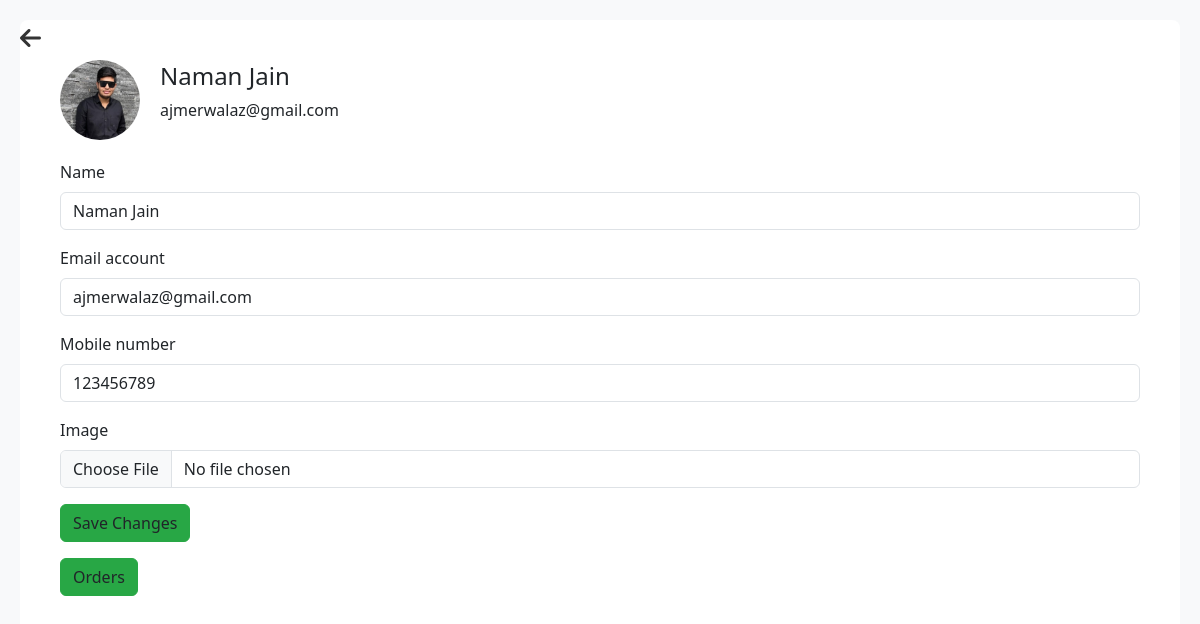
Page /profile (signed in) on the earlier database version.
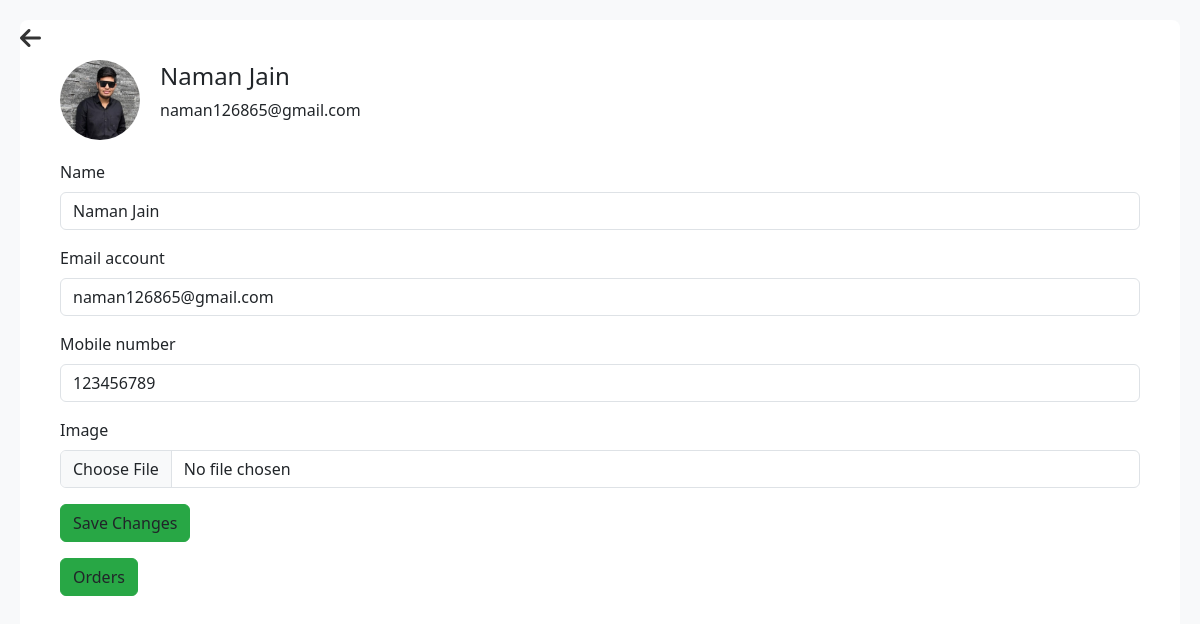
Same page on the later database version.
### myapp/models.py (models this page shows)
class user(models.Model):
    username=models.CharField(max_length=30)
    email=models.EmailField(max_length=30)
    password=models.CharField(max_length=30)
    phone_number=models.IntegerField(blank=True,null=True)
    image=models.ImageField(upload_to="image",blank=True,null=True)
    otp=models.IntegerField(blank=True,null=True)

### myapp/views.py (the view, shortened to what this page needs)
# urls.py: path('profile', views.profile, name='profile'),
def profile(request):
    uid=user.objects.get(username=request.session['username'])
    print(uid)
    con={
        "uid":uid
    }
    return render(request, 'profile.html',con)

### myapp/templates/profile.html (shortened to what this page needs)
<!DOCTYPE html>
<html lang="en">
<head>
    <link rel="stylesheet" href="https://cdn.jsdelivr.net/npm/bootstrap@5.3.1/dist/css/bootstrap.min.css">
    <link rel="stylesheet" href="https://cdnjs.cloudflare.com/ajax/libs/font-awesome/6.0.0-beta3/css/all.min.css">
</head>
<body>
    <a href="javascript:history.back()" style="position: absolute; top: 20px; left: 20px; font-size: 24px; color: #333;">
        <i class="fas fa-arrow-left"></i>
    </a>
    <div class="main-container">
        <div class="content">
            <div class="profile-header">
                <img src="{{uid.image}}" alt="User Image">
                <div>
                    <h4>{{uid.username}}</h4>
                    <p>{{uid.email}}</p>
                </div>
            </div>
            <form action="{% url 'profile' %}" method="post" enctype="multipart/form-data">
                <div class="mb-3">
                    <label for="name" class="form-label">Name</label>
                    <input type="text" class="form-control" name="username" id="name" placeholder="Enter A Name " value="{{uid.username}}">
                </div>
                <div class="mb-3">
                    <label for="email" class="form-label">Email account</label>
                    <input type="email" class="form-control" name="email" id="email" placeholder="Enter A Email" value="{{uid.email}}">
                </div>
                <div class="mb-3">
                    <label for="phone" class="form-label">Mobile number</label>
                    <input type="text" class="form-control" id="phone" name="phone_number" placeholder="Enter A Phone Number" value="{{uid.phone_number}}">
                </div>
                <div class="mb-3">
                    <label for="image" class="form-label">Image</label>
                    <input type="file" class="form-control" id="image" name="image">
                </div>
                <div class="mb-3">
                <button type="submit" class="btn btn-custom">Save Changes</button>
                </div>
                <div class="mb-3">
                    <a href="{% url 'order_detail' %}" class="btn btn-custom">Orders</a>
                </div>
            </form>
        </div>
    </div>
</body>
</html>

Differences in the rows shown:
changed user "Naman Jain": email "ajmerwalaz@gmail.com" → "naman126865@gmail.com"
